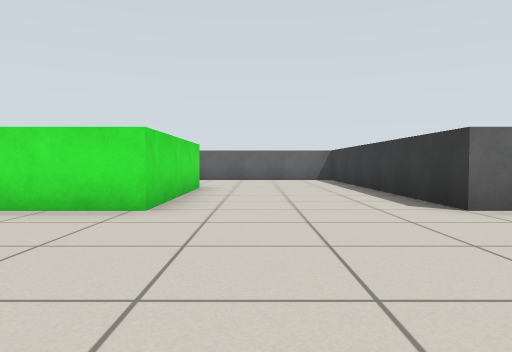
[1] (above)

18 first-person views from a walk through a Gazebo world. The camera is 0.57 m above the floor, tilts 2° down and sees 70° across. The floor is counted in squares, 1 m on a side. Each view is taken from the middle of a square. On the plan, view 1 faces up. The plan holds only what a view shows up to about 10 squares ahead; the rest is blank.

[2]
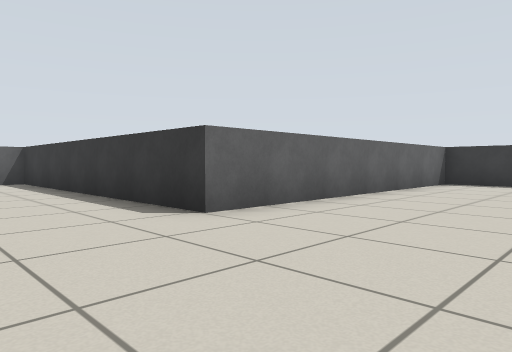

[3]
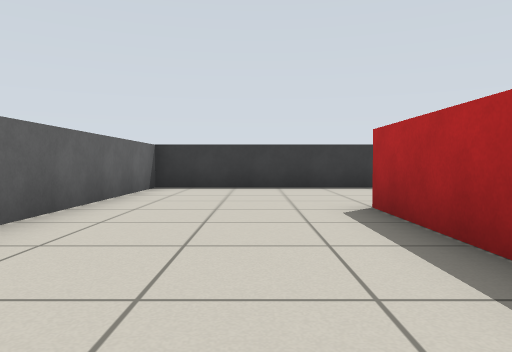

[4]
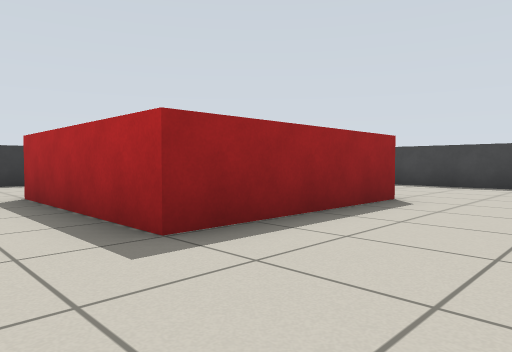

[5]
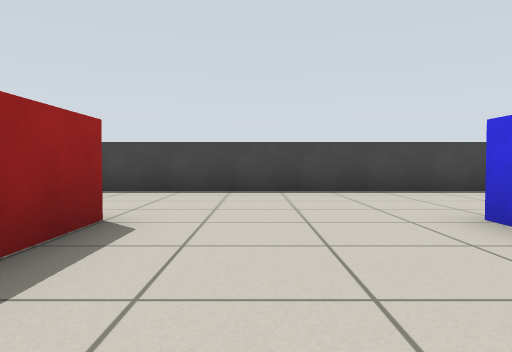

[6]
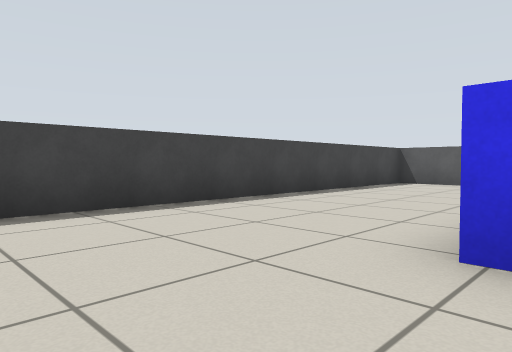

[7]
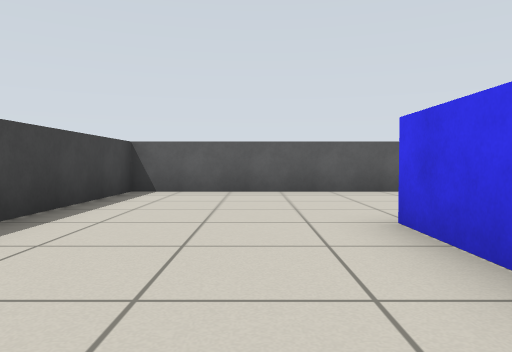

[8]
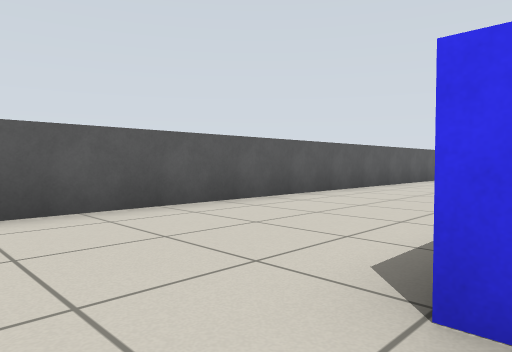

[9]
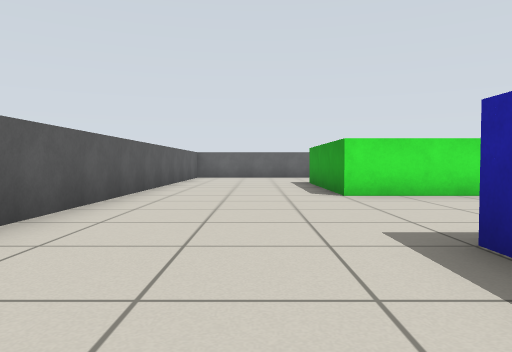

[10]
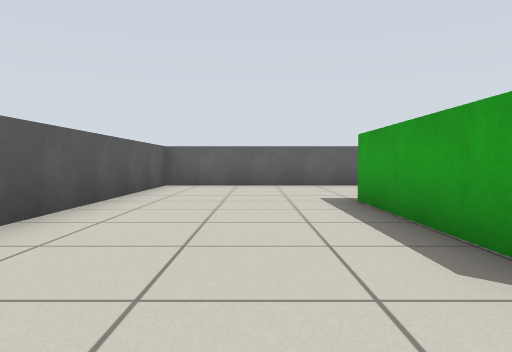

[11]
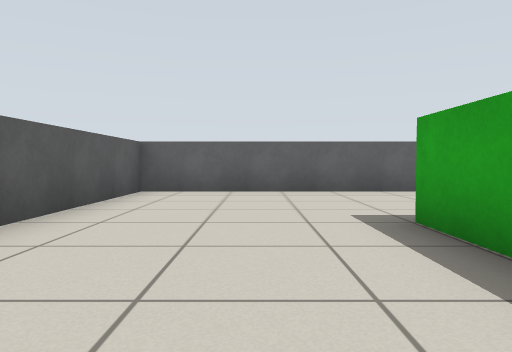

[12]
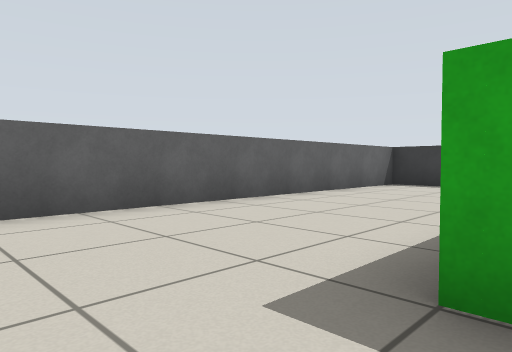

[13]
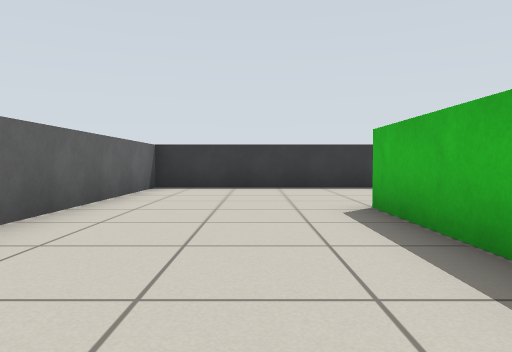

[14]
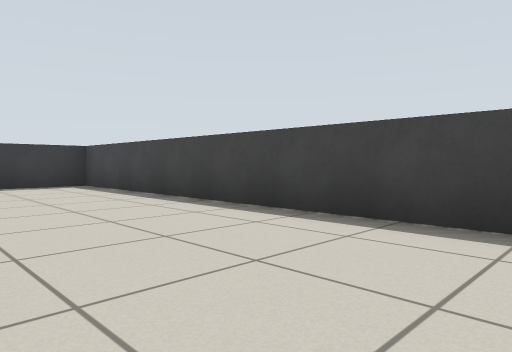

[15]
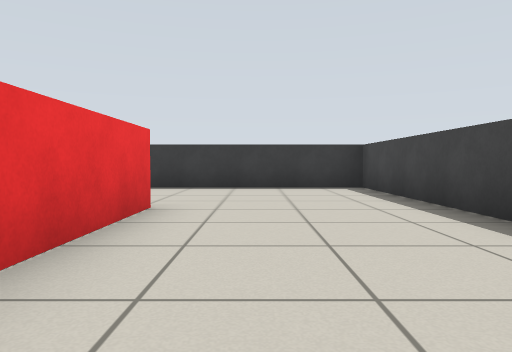

[16]
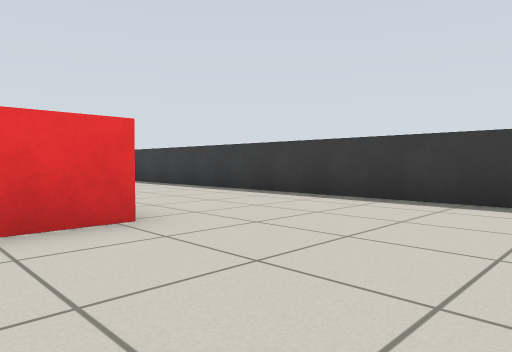

[17]
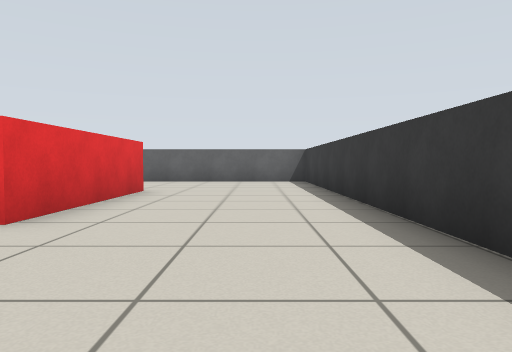

[18]
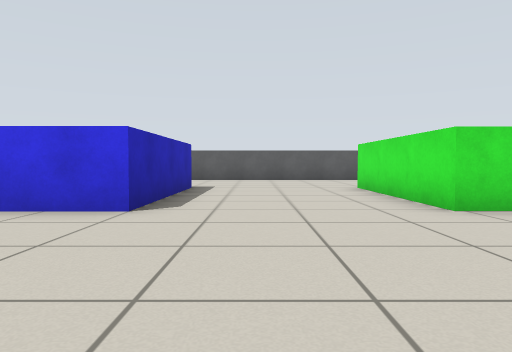

### Floor plan
Points are (right, up) in squares from view 1. A wall is a line through its corners. A room is listed if a view was taken in it or the views show most of it. See-through windows are left out.
Room 1 (views 1, 2, 3, 4, 5, 6, 7, 8, 9, 10, 11, 12, 13, 14, 15, 16, 17, 18)
walls: (-1.3, -3.2) (-1.3, -3.7); (-5.5, 0.1) (-5.5, 0.5) (-1.3, 0.5) (-1.3, -1.1); (2.5, 4.4) (2.5, 12.4) (-9.3, 12.4) (-9.3, -7.5) (10.5, -7.5) (10.5, 4.4) (2.5, 4.4); (-3.9, -3.6) (-5.5, -3.6); (2.5, -3.8) (2.5, 0.5) (6.7, 0.5) (6.7, -3.6) (3.9, -3.6); (-3.9, 8.5) (-1.3, 8.5) (-1.3, 4.4) (-5.5, 4.4) (-5.5, 8.6)

Where each view was taken, in squares from view 1:
view 1: 0 up, 0 right, facing up
view 2: 1 up, 0 right, facing up-right
view 3: 2 up, 2 right, facing right
view 4: 2 up, 0 right, facing down-right
view 5: 0 up, 1 right, facing down
view 6: 3 down, 1 right, facing down-left
view 7: 5 down, 2 left, facing left
view 8: 5 down, 5 left, facing up-left
view 9: 2 down, 7 left, facing up
view 10: 3 up, 7 left, facing up
view 11: 5 up, 7 left, facing up
view 12: 8 up, 7 left, facing up-right
view 13: 10 up, 6 left, facing right
view 14: 4 down, 1 right, facing down-right
view 15: 5 down, 2 right, facing right
view 16: 7 down, 5 right, facing up-right
view 17: 7 down, 9 right, facing up
view 18: 2 up, 3 right, facing left
